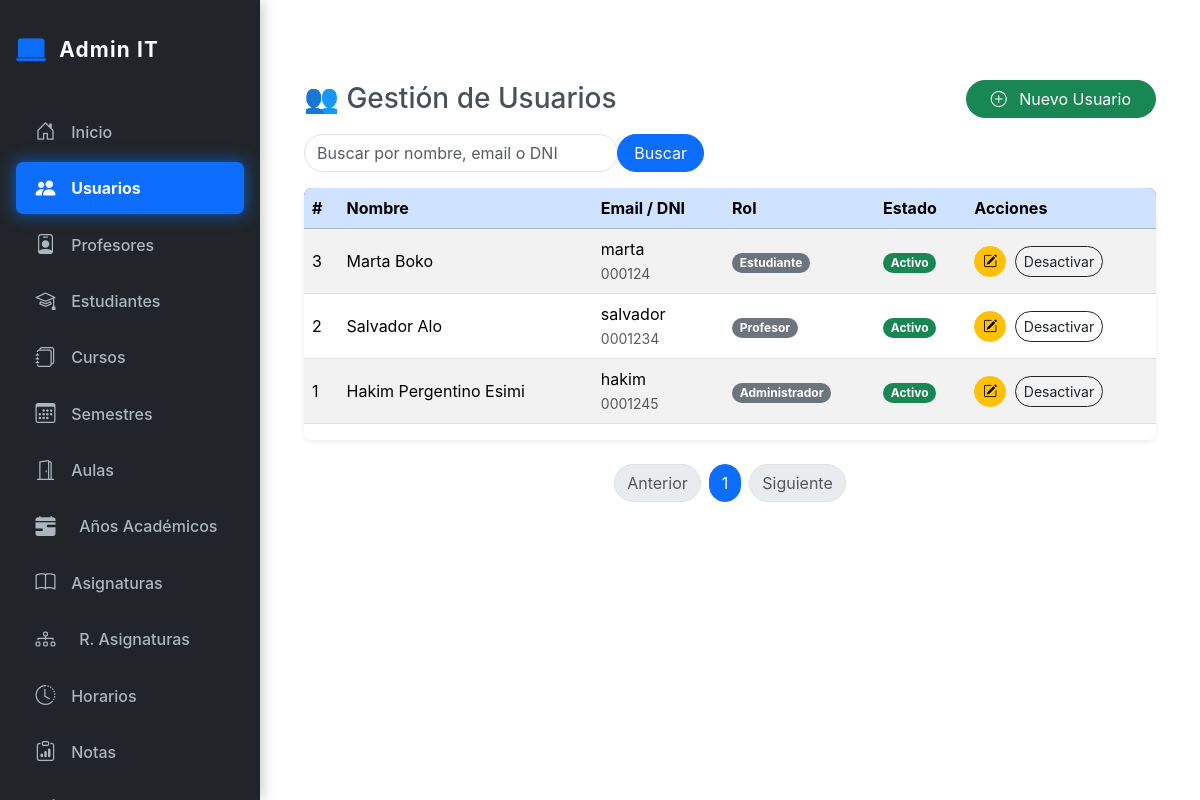
/admin/usuarios.php, run on the app's committed database.
### tables this page shows
CREATE TABLE `usuarios` (
  `id_usuario` int(11) NOT NULL,
  `nombre` varchar(100) NOT NULL,
  `apellido` varchar(100) DEFAULT NULL,
  `dni` varchar(100) NOT NULL,
  `email` varchar(100) NOT NULL,
  `contrasena` varchar(255) NOT NULL,
  `direccion` varchar(255) NOT NULL,
  `telefono` varchar(30) DEFAULT NULL,
  `rol` enum('administrador','profesor','estudiante') NOT NULL,
  `estado` tinyint(1) DEFAULT 1,
  `creado_en` timestamp NOT NULL DEFAULT current_timestamp()
);

### admin/usuarios.php (the view, shortened to what this page needs)
<?php include_once('header.php'); ?>
<?php
require_once '../includes/conexion.php';
$pagina = isset($_GET['pagina']) && is_numeric($_GET['pagina']) ? (int) $_GET['pagina'] : 1;
$busqueda = isset($_GET['busqueda']) ? trim($_GET['busqueda']) : '';
$por_pagina = 5;
$where = '';
$params = [];
$stmt = $pdo->prepare("SELECT COUNT(*) FROM usuarios $where");
$stmt->execute($params);
$total_registros = $stmt->fetchColumn();
$total_paginas = ceil($total_registros / $por_pagina);
$offset = ($pagina - 1) * $por_pagina;
$sql = "SELECT * FROM usuarios $where ORDER BY creado_en DESC LIMIT :offset, :por_pagina";
$stmt = $pdo->prepare($sql);
$stmt->bindValue(':offset', $offset, PDO::PARAM_INT);
$stmt->bindValue(':por_pagina', $por_pagina, PDO::PARAM_INT);
$stmt->execute();
$usuarios = $stmt->fetchAll(PDO::FETCH_ASSOC);
?>
<div class="content" id="content" tabindex="-1">
  <div class="container py-5">
    <div class="d-flex justify-content-between align-items-center mb-3">
      <h3 class="mb-0">👥 Gestión de Usuarios</h3>
      <button class="btn btn-success rounded-pill px-4" onclick="abrirModal()">
        <i class="bi bi-plus-circle me-2"></i> Nuevo Usuario
      </button>
    </div>
    <form method="GET" class="mb-3" style="max-width: 400px;">
      <div class="input-group">
        <input type="search" name="busqueda" class="form-control rounded-pill" placeholder="Buscar por nombre, email o DNI"
          value="<?= htmlspecialchars($busqueda ?? '') ?>" />
        <button class="btn btn-primary rounded-pill px-3" type="submit">Buscar</button>
      </div>
    </form>
    <div class="table-responsive shadow-sm">
      <table id="tablaUsuarios" class="table table-hover table-striped align-middle" style="width:100%">
        <thead class="table-primary">
          <tr>
            <th>#</th>
            <th>Nombre</th>
            <th>Email / DNI</th>
            <th>Rol</th>
            <th>Estado</th>
            <th>Acciones</th>
          </tr>
        </thead>
        <tbody>
          <?php
          $usuarios = $usuarios ?? [];
          $busqueda = $busqueda ?? '';
          $pagina = $pagina ?? 1;
          $total_paginas = $total_paginas ?? 1;
          if (count($usuarios) === 0): ?>
            <tr>
              <td colspan="6" class="text-center py-4">No se encontraron usuarios</td>
            </tr>
          <?php else: ?>
            <?php foreach ($usuarios as $u): ?>
              <tr>
                <td><?= htmlspecialchars($u['id_usuario'] ?? 'N/A') ?></td>
                <td><?= htmlspecialchars(($u['nombre'] ?? '') . ' ' . ($u['apellido'] ?? '')) ?></td>
                <td><?= htmlspecialchars($u['email'] ?? 'N/A') ?><br><small class="text-muted"><?= htmlspecialchars($u['dni'] ?? 'N/A') ?></small></td>
                <td><span class="badge bg-secondary rounded-pill"><?= ucfirst(htmlspecialchars($u['rol'] ?? 'N/A')) ?></span></td>
                <td>
                  <span class="badge rounded-pill <?= ($u['estado'] ?? false) ? 'bg-success' : 'bg-danger' ?>">
                    <?= ($u['estado'] ?? false) ? 'Activo' : 'Inactivo' ?>
                  </span>
                </td>
                <td>
                  <button class="btn btn-sm btn-warning rounded-pill me-1" onclick="editarUsuario(<?= htmlspecialchars($u['id_usuario'] ?? 0) ?>)" title="Editar Usuario">
                    <i class="bi bi-pencil-square"></i>
                  </button>
                  <button class="btn btn-sm btn-outline-dark rounded-pill" onclick="cambiarEstado(<?= htmlspecialchars($u['id_usuario'] ?? 0) ?>)" title="<?= ($u['estado'] ?? false) ? 'Desactivar' : 'Activar' ?> Usuario">
                    <?= ($u['estado'] ?? false) ? 'Desactivar' : 'Activar' ?>
                  </button>
                </td>
              </tr>
            <?php endforeach; ?>
          <?php endif; ?>
        </tbody>
      </table>
    </div>
    <nav aria-label="Paginación de usuarios" class="mt-4">
      <ul class="pagination justify-content-center">
        <li class="page-item <?= ($pagina <= 1) ? 'disabled' : '' ?>">
          <a class="page-link rounded-pill mx-1" href="?pagina=<?= $pagina - 1 ?>&busqueda=<?= urlencode($busqueda) ?>"
            tabindex="-1">Anterior</a>
        </li>
        <?php for ($i = 1; $i <= $total_paginas; $i++): ?>
          <li class="page-item <?= ($pagina === $i) ? 'active' : '' ?>">
            <a class="page-link rounded-pill mx-1" href="?pagina=<?= $i ?>&busqueda=<?= urlencode($busqueda) ?>"><?= $i ?></a>
          </li>
        <?php endfor; ?>
        <li class="page-item <?= ($pagina >= $total_paginas) ? 'disabled' : '' ?>">
          <a class="page-link rounded-pill mx-1" href="?pagina=<?= $pagina + 1 ?>&busqueda=<?= urlencode($busqueda) ?>">Siguiente</a>
        </li>
      </ul>
    </nav>
  </div>
</div>
<?php include_once('footer.php'); ?>

### admin/header.php (style rules this page uses)
body { background-color: #f8f9fa; font-family: 'Segoe UI', Tahoma, Geneva, Verdana, sans-serif; overflow-x: hidden; color: #495057; }
.content { margin-left: 260px; padding: 2rem; transition: margin-left 0.3s ease; min-height: 100vh; background-color: #fff; }

### admin/usuarios.php (style rules this page uses)
body { font-family: "Inter", sans-serif; background-color: #f8f9fa; }
.container { max-width: 1200px; }
.form-control.rounded-pill, .form-select.rounded-pill, .btn.rounded-pill { border-radius: 50rem !important; }
.table-responsive { border-radius: 0.5rem; overflow: hidden; }
.table thead { background-color: #007bff; color: white; }

### data on the page
usuarios: id_usuario "3", nombre+apellido "Marta Boko", email "marta", dni "000124", rol "Estudiante", estado "Activo"
usuarios: id_usuario "2", nombre+apellido "Salvador Alo", email "salvador", dni "0001234", rol "Profesor", estado "Activo"
usuarios: id_usuario "1", nombre+apellido "Hakim Pergentino Esimi", email "hakim", dni "0001245", rol "Administrador", estado "Activo"
